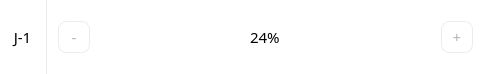
<?xml version="1.0" encoding="UTF-8"?>
<ui version="4.0">
 <class>JointPositionWidget</class>
 <widget class="QWidget" name="JointPositionWidget">
  <property name="geometry">
   <rect>
    <x>0</x>
    <y>0</y>
    <width>483</width>
    <height>74</height>
   </rect>
  </property>
  <property name="font">
   <font>
    <family>Alibaba PuHuiTi 3.0</family>
    <pointsize>11</pointsize>
    <italic>false</italic>
    <bold>false</bold>
   </font>
  </property>
  <property name="windowTitle">
   <string>Form</string>
  </property>
  <property name="styleSheet">
   <string notr="true">QWidget {
	font: 11pt &quot;Alibaba PuHuiTi 3.0&quot;;
	background-color: #FFFFFF;
}</string>
  </property>
  <layout class="QHBoxLayout" name="horizontalLayout_2">
   <property name="spacing">
    <number>0</number>
   </property>
   <property name="leftMargin">
    <number>0</number>
   </property>
   <property name="topMargin">
    <number>0</number>
   </property>
   <property name="rightMargin">
    <number>0</number>
   </property>
   <property name="bottomMargin">
    <number>0</number>
   </property>
   <item>
    <widget class="QLabel" name="name">
     <property name="minimumSize">
      <size>
       <width>45</width>
       <height>0</height>
      </size>
     </property>
     <property name="maximumSize">
      <size>
       <width>45</width>
       <height>16777215</height>
      </size>
     </property>
     <property name="styleSheet">
      <string notr="true">QLabel {
	
	font: 700 16pt &quot;Alibaba PuHuiTi 3.0&quot;;
}</string>
     </property>
     <property name="text">
      <string>J-1</string>
     </property>
     <property name="alignment">
      <set>Qt::AlignCenter</set>
     </property>
    </widget>
   </item>
   <item>
    <widget class="Line" name="line">
     <property name="styleSheet">
      <string notr="true">QFrame {
	color: #ECECEC;
}</string>
     </property>
     <property name="frameShadow">
      <enum>QFrame::Plain</enum>
     </property>
     <property name="orientation">
      <enum>Qt::Vertical</enum>
     </property>
    </widget>
   </item>
   <item>
    <layout class="QHBoxLayout" name="horizontalLayout">
     <property name="leftMargin">
      <number>10</number>
     </property>
     <property name="rightMargin">
      <number>10</number>
     </property>
     <item>
      <widget class="QPushButton" name="jointPosMinusButton">
       <property name="minimumSize">
        <size>
         <width>32</width>
         <height>32</height>
        </size>
       </property>
       <property name="maximumSize">
        <size>
         <width>32</width>
         <height>32</height>
        </size>
       </property>
       <property name="toolTip">
        <string>Jogging</string>
       </property>
       <property name="whatsThis">
        <string>Jogging</string>
       </property>
       <property name="styleSheet">
        <string notr="true">QPushButton {
	background-color: white;
	border: 1px solid #ECECEC;
	border-radius: 8px;
	color: #B3B4B5;
	font: 25pt &quot;Alibaba PuHuiTi 3.0&quot;;

}

QPushButton:hover {
	background-color: #D8D8D8;
	color: #262626;
	font-weight: bold;
}

QPushButton:pressed, QPushButton:checked {
	background-color: #DEF3FD;
	color: #262626;
	border: 0;
	font-weight: bold;
}</string>
       </property>
       <property name="text">
        <string>-</string>
       </property>
       <property name="iconSize">
        <size>
         <width>35</width>
         <height>35</height>
        </size>
       </property>
       <property name="autoRepeat">
        <bool>false</bool>
       </property>
       <property name="autoRepeatDelay">
        <number>10</number>
       </property>
       <property name="autoRepeatInterval">
        <number>80</number>
       </property>
      </widget>
     </item>
     <item>
      <widget class="PositionBar" name="jointPosValBar">
       <property name="sizePolicy">
        <sizepolicy hsizetype="Expanding" vsizetype="Preferred">
         <horstretch>0</horstretch>
         <verstretch>0</verstretch>
        </sizepolicy>
       </property>
       <property name="styleSheet">
        <string notr="true">QProgressBar {
	background-color: transparent;
	border: 0px;
   text-align: center;
}

QProgressBar::chunk {
	background-color: transparent;
	border: 0px;
   text-align: center;
}</string>
       </property>
       <property name="value">
        <number>24</number>
       </property>
      </widget>
     </item>
     <item>
      <widget class="QPushButton" name="jointPosPlusButton">
       <property name="minimumSize">
        <size>
         <width>32</width>
         <height>32</height>
        </size>
       </property>
       <property name="maximumSize">
        <size>
         <width>32</width>
         <height>32</height>
        </size>
       </property>
       <property name="toolTip">
        <string>Jogging</string>
       </property>
       <property name="whatsThis">
        <string>Jogging</string>
       </property>
       <property name="styleSheet">
        <string notr="true">QPushButton {
	background-color: white;
	border: 1px solid #ECECEC;
	border-radius: 8px;
	color: #B3B4B5;
	font: 25pt &quot;Alibaba PuHuiTi 3.0&quot;;

}

QPushButton:hover {
	background-color: #D8D8D8;
	color: #262626;
	font-weight: bold;
}

QPushButton:pressed, QPushButton:checked {
	background-color: #DEF3FD;
	color: #262626;
	border: 0;
	font-weight: bold;
}</string>
       </property>
       <property name="text">
        <string>+</string>
       </property>
       <property name="iconSize">
        <size>
         <width>35</width>
         <height>35</height>
        </size>
       </property>
       <property name="autoRepeat">
        <bool>false</bool>
       </property>
       <property name="autoRepeatDelay">
        <number>10</number>
       </property>
       <property name="autoRepeatInterval">
        <number>80</number>
       </property>
      </widget>
     </item>
    </layout>
   </item>
  </layout>
 </widget>
 <customwidgets>
  <customwidget>
   <class>PositionBar</class>
   <extends>QProgressBar</extends>
   <header>PositionBar.h</header>
  </customwidget>
 </customwidgets>
 <resources/>
 <connections/>
</ui>
